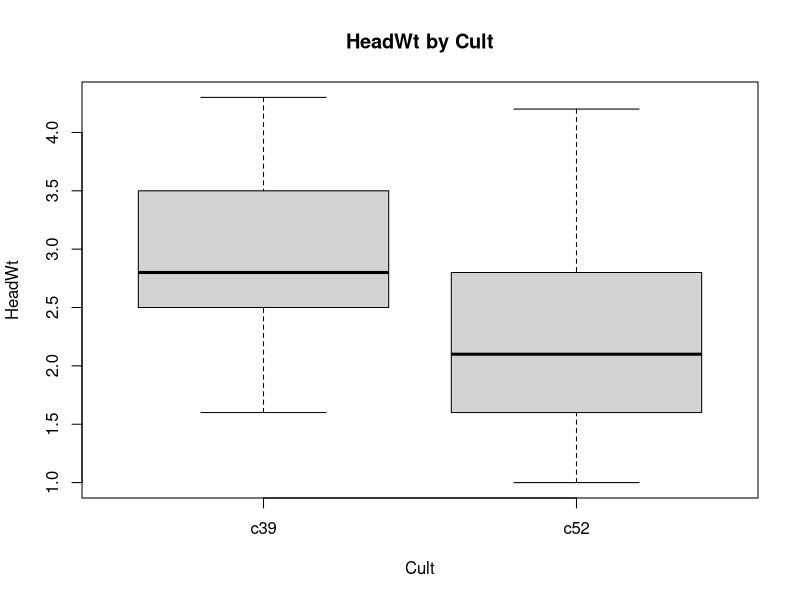
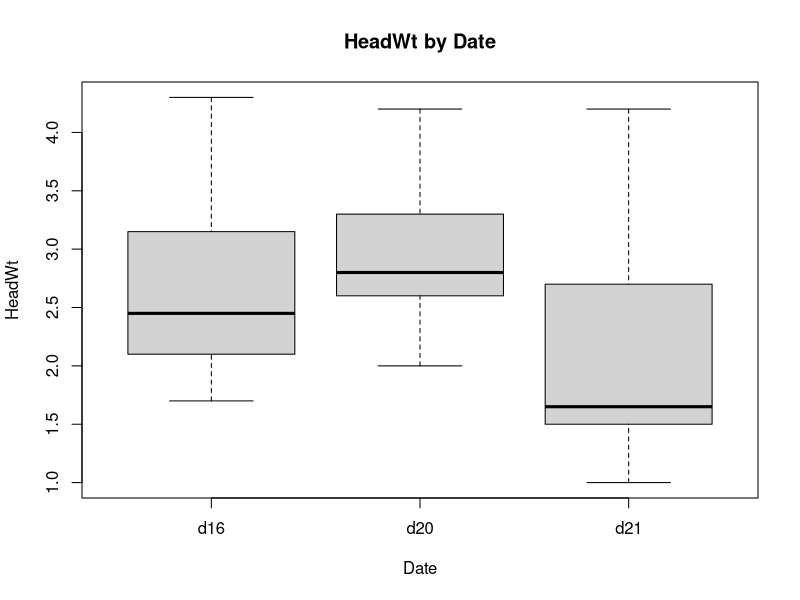
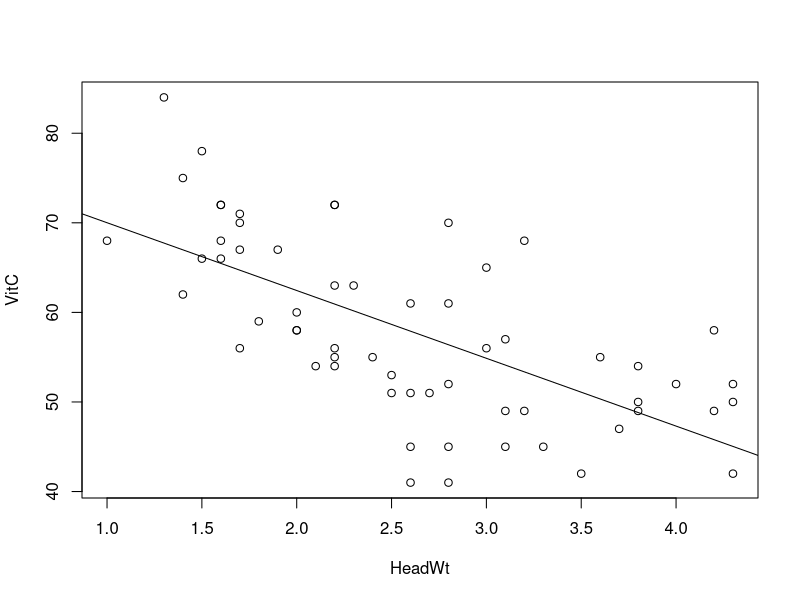

Reproduce these figures in R, in order.
library(MASS)
data(cabbages)
attach(cabbages)

boxplot(HeadWt~Cult, main="HeadWt by Cult")
boxplot(HeadWt~Date, main="HeadWt by Date")


summary(VitC)
median(VitC)
var(VitC)
sd(VitC)

regresion <- lm(VitC~HeadWt)
plot(VitC~HeadWt)
abline(lm(VitC~HeadWt))
predict(regresion, data.frame(HeadWt = c(2.125)))
